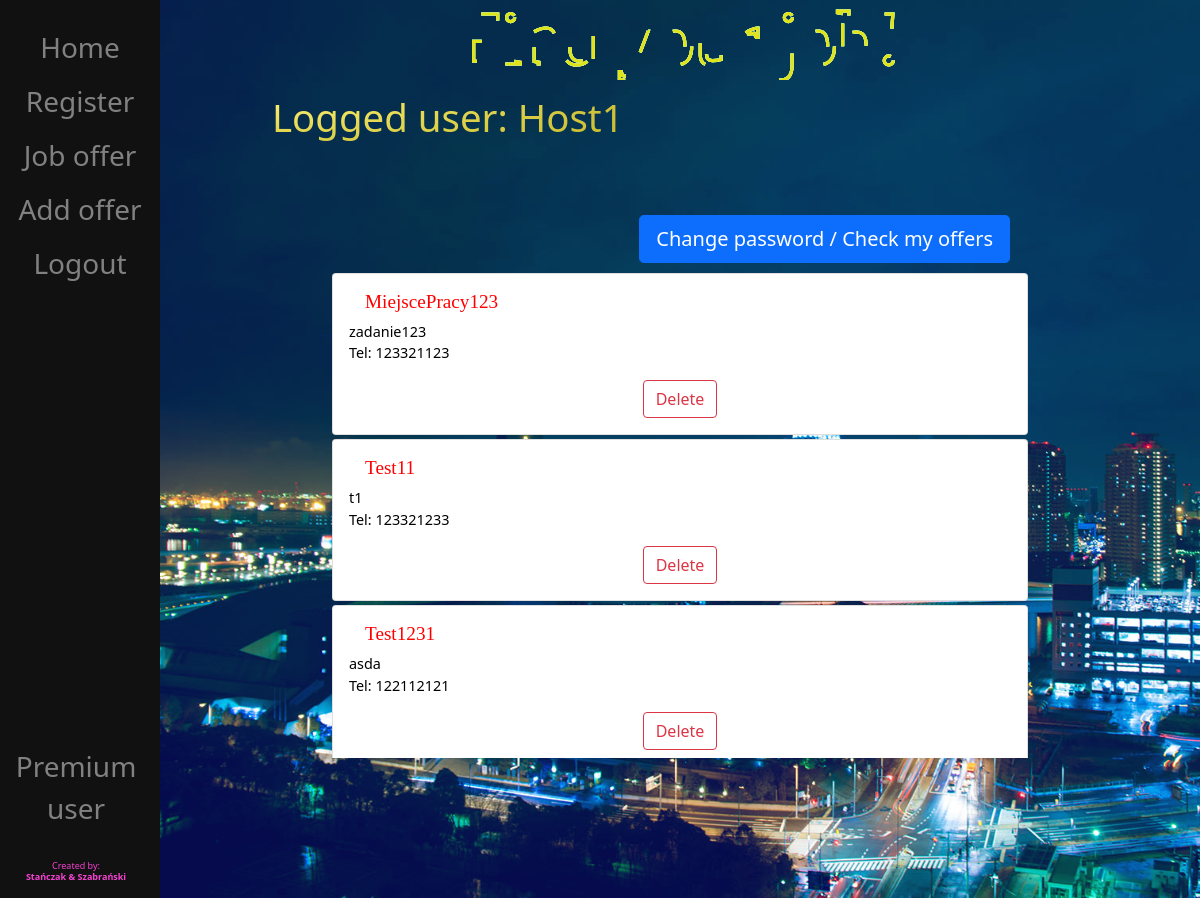
Screenshot of / (signed in) with the database file from the repository.
### SZO/models.py (models this page shows, shortened)
class JobOffer(models.Model):
    user = models.ForeignKey(User, on_delete=models.CASCADE)
    title = models.CharField(max_length=40)
    text = models.CharField(max_length=1000)
    city = models.CharField(max_length=100, default='Warszawa')
    tel_number = models.CharField(max_length=9)
    def getText(self):
        return self.text
    def getTitle(self):
        return self.title
    def getTel(self):
        return self.tel_number
    def getUsername(self):
        return str(self.user)

### SZO/views.py (the view)
# urls.py: path("", views.home, name="home"),
def home(request):
    offers = JobOffer.objects.all()
    perPage = 3
    p = Paginator(offers, perPage)
    page = request.GET.get('page')
    offersList = p.get_page(page)
    if request.method == 'POST':
        form = PasswordChangeForm(request.user, request.POST)
        if form.is_valid():
            user = form.save()
            update_session_auth_hash(request, user)
            messages.success(request, 'Your password was successfully updated!')
            return redirect('/')
        else:
            form = PasswordChangeForm()
    else:
        form = PasswordChangeForm(request.user)
        return render(request, 'SZO/home.html',
                      {'form': form,
                       "offers": offers,
                       "offersList": offersList}
                      )

### SZO/templates/SZO/home.html (shortened to what this page needs)
{% extends 'SZO/base.html' %}
{% load static %}
{% load crispy_forms_tags %}
{% block content %}
<head>
    <link href="{% static 'advs.css' %}" rel="stylesheet">
</head>
{% if user.is_authenticated %}
<header>
    <h1 class="header-1">Logged user: {{user}}</h1>
</header>
<div class="switch">
    <button onclick="toggle();" class="btn btn-lg btn-primary btn-block">Change password / Check my offers</button>
</div>
<div class="jobOffer">
    <form id="myOwnOffer">
        {% if user.groups.all.0.name == 'host' %}
        {% for offer in offers %}
        {% if request.user.username == offer.getUsername %}
        <div class="card">
            <div class="card-body">
                <h5>{{ offer.getTitle }}</h5>
                <p class="single-offer">{{ offer.getText }}<br>
                    Tel: {{ offer.getTel }}</p>
                <div class="delete"><a href="{% url 'delete' offer.id %}" class="btn btn-outline-danger">Delete</a></div>
            </div>
        </div>
        {% endif %}
        {% endfor %}
        {% endif %}
    </form>
</div>
{% else %}
<div class="notLogged">
    <h1>You are not logged in!</h1><br>
    <p>Login to use website <a href="/login">here</a></p>
</div>
{% endif %}
{% endblock %}

### SZO/static/base.css (style rules this page uses)
html, body { width: 100%; height: 100%; overflow: hidden; background-color: #021027; }
html, .main { //background-color: rgb(170, 216, 44); color: #f1f1f1; }
header { width: 100%; height: 15vh; display: inline-block; flex-direction: column; align-items: center; }
header h1 { position: relative; left: 10%; width: 80%; height: 100%; margin-top: 1.2vw; font-size: 3.2vw; color: transparent; -webkit-background-clip: text; background-clip: text; }
header .header-1 { background-image: repeating-radial-gradient(farthest-side at 2px 8px, #faee6e, #c7ba2e, #786f0d); }

### SZO/static/advs.css (style rules this page uses)
h5 { font-size: 1.6vw; font-family: Copperplate, Papyrus, fantasy; color:red; margin-left:16px; }
.switch { position:relative; display:flex; z-index:1; align-items:right; justify-content:right; margin-right: 30vw; }
div.delete { position:relative; display:flex; align-items:center; justify-content:center; }
div.jobOffer { overflow-y: scroll; overflow-x: hidden; margin-left: 20px; margin-right: 20px; margin-top: 10px; margin-bottom: 10px; width: 60vw; height: 54vh; }
div.card { margin-bottom:4px; }
div.card-body { color:black; font-size:1.2vw; }
* { overflow-y: scroll; overflow-x: hidden; }

### rows the page displays
JobOffer: getTitle "MiejscePracy123", getText "zadanie123", getTel "123321123"
JobOffer: getTitle "Test11", getText "t1", getTel "123321233"
JobOffer: getTitle "Test1231", getText "asda", getTel "122112121"
